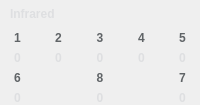
         <widget class="QFrame" name="frameInfrared">
          <property name="sizePolicy">
           <sizepolicy hsizetype="Preferred" vsizetype="Preferred">
            <horstretch>0</horstretch>
            <verstretch>0</verstretch>
           </sizepolicy>
          </property>
          <property name="styleSheet">
           <string notr="true">QWidget#frameInfrared{
border: 2px solid rgb(150, 150, 150);
background-color: rgb(57, 63, 68);
border-radius: 5px;
}</string>
          </property>
          <property name="frameShape">
           <enum>QFrame::NoFrame</enum>
          </property>
          <property name="frameShadow">
           <enum>QFrame::Plain</enum>
          </property>
          <layout class="QGridLayout" name="gridLayout_6">
           <property name="leftMargin">
            <number>0</number>
           </property>
           <property name="topMargin">
            <number>0</number>
           </property>
           <property name="rightMargin">
            <number>0</number>
           </property>
           <property name="bottomMargin">
            <number>0</number>
           </property>
           <item row="1" column="2">
            <widget class="QLabel" name="labelNameIR3">
             <property name="sizePolicy">
              <sizepolicy hsizetype="Preferred" vsizetype="Preferred">
               <horstretch>0</horstretch>
               <verstretch>0</verstretch>
              </sizepolicy>
             </property>
             <property name="styleSheet">
              <string notr="true">font: 13pt &quot;Siemens Sans&quot;;
font-weight: bold;
color: rgb(96, 100, 103);
background: transparent;</string>
             </property>
             <property name="text">
              <string>3</string>
             </property>
             <property name="alignment">
              <set>Qt::AlignCenter</set>
             </property>
            </widget>
           </item>
           <item row="1" column="1">
            <widget class="QLabel" name="labelNameIR2">
             <property name="sizePolicy">
              <sizepolicy hsizetype="Preferred" vsizetype="Preferred">
               <horstretch>0</horstretch>
               <verstretch>0</verstretch>
              </sizepolicy>
             </property>
             <property name="styleSheet">
              <string notr="true">font: 13pt &quot;Siemens Sans&quot;;
font-weight: bold;
color: rgb(96, 100, 103);
background: transparent;</string>
             </property>
             <property name="text">
              <string>2</string>
             </property>
             <property name="alignment">
              <set>Qt::AlignCenter</set>
             </property>
            </widget>
           </item>
           <item row="2" column="1">
            <widget class="QLabel" name="labelValueIR2">
             <property name="styleSheet">
              <string notr="true">font: 13pt &quot;Siemens Sans&quot;;
font-weight: bold;
color: rgb(222, 223, 225);
background-color: transparent;</string>
             </property>
             <property name="text">
              <string>0</string>
             </property>
             <property name="alignment">
              <set>Qt::AlignCenter</set>
             </property>
            </widget>
           </item>
           <item row="3" column="2">
            <widget class="QLabel" name="labelNameIR8">
             <property name="sizePolicy">
              <sizepolicy hsizetype="Preferred" vsizetype="Preferred">
               <horstretch>0</horstretch>
               <verstretch>0</verstretch>
              </sizepolicy>
             </property>
             <property name="styleSheet">
              <string notr="true">font: 13pt &quot;Siemens Sans&quot;;
font-weight: bold;
color: rgb(96, 100, 103);
background-color: transparent;</string>
             </property>
             <property name="text">
              <string>8</string>
             </property>
             <property name="alignment">
              <set>Qt::AlignCenter</set>
             </property>
            </widget>
           </item>
           <item row="4" column="4">
            <widget class="QLabel" name="labelValueIR7">
             <property name="styleSheet">
              <string notr="true">font: 13pt &quot;Siemens Sans&quot;;
font-weight: bold;
color: rgb(222, 223, 225);
background-color: transparent;</string>
             </property>
             <property name="text">
              <string>0</string>
             </property>
             <property name="alignment">
              <set>Qt::AlignCenter</set>
             </property>
            </widget>
           </item>
           <item row="4" column="2">
            <widget class="QLabel" name="labelValueIR8">
             <property name="styleSheet">
              <string notr="true">font: 13pt &quot;Siemens Sans&quot;;
font-weight: bold;
color: rgb(222, 223, 225);
background-color: transparent;</string>
             </property>
             <property name="text">
              <string>0</string>
             </property>
             <property name="alignment">
              <set>Qt::AlignCenter</set>
             </property>
            </widget>
           </item>
           <item row="4" column="0">
            <widget class="QLabel" name="labelValueIR6">
             <property name="styleSheet">
              <string notr="true">font: 13pt &quot;Siemens Sans&quot;;
font-weight: bold;
color: rgb(222, 223, 225);
background-color: transparent;</string>
             </property>
             <property name="text">
              <string>0</string>
             </property>
             <property name="alignment">
              <set>Qt::AlignCenter</set>
             </property>
            </widget>
           </item>
           <item row="2" column="2">
            <widget class="QLabel" name="labelValueIR3">
             <property name="styleSheet">
              <string notr="true">font: 13pt &quot;Siemens Sans&quot;;
font-weight: bold;
color: rgb(222, 223, 225);
background-color: transparent;</string>
             </property>
             <property name="text">
              <string>0</string>
             </property>
             <property name="alignment">
              <set>Qt::AlignCenter</set>
             </property>
            </widget>
           </item>
           <item row="2" column="4">
            <widget class="QLabel" name="labelValueIR5">
             <property name="styleSheet">
              <string notr="true">font: 13pt &quot;Siemens Sans&quot;;
font-weight: bold;
color: rgb(222, 223, 225);
background-color: transparent;</string>
             </property>
             <property name="text">
              <string>0</string>
             </property>
             <property name="alignment">
              <set>Qt::AlignCenter</set>
             </property>
            </widget>
           </item>
           <item row="0" column="0" colspan="5">
            <widget class="QLabel" name="labelInfrared">
             <property name="sizePolicy">
              <sizepolicy hsizetype="Preferred" vsizetype="Preferred">
               <horstretch>0</horstretch>
               <verstretch>0</verstretch>
              </sizepolicy>
             </property>
             <property name="minimumSize">
              <size>
               <width>0</width>
               <height>25</height>
              </size>
             </property>
             <property name="maximumSize">
              <size>
               <width>16777215</width>
               <height>25</height>
              </size>
             </property>
             <property name="styleSheet">
              <string notr="true">font: 13pt &quot;Siemens Sans&quot;;
font-weight: bold;
color: rgb(222, 223, 225);
background-color: transparent;
margin-top: 2px;</string>
             </property>
             <property name="text">
              <string>Infrared</string>
             </property>
             <property name="alignment">
              <set>Qt::AlignLeading|Qt::AlignLeft|Qt::AlignVCenter</set>
             </property>
             <property name="indent">
              <number>10</number>
             </property>
            </widget>
           </item>
           <item row="2" column="0">
            <widget class="QLabel" name="labelValueIR1">
             <property name="styleSheet">
              <string notr="true">font: 13pt &quot;Siemens Sans&quot;;
font-weight: bold;
color: rgb(222, 223, 225);
background-color: transparent;</string>
             </property>
             <property name="text">
              <string>0</string>
             </property>
             <property name="alignment">
              <set>Qt::AlignCenter</set>
             </property>
            </widget>
           </item>
           <item row="1" column="0">
            <widget class="QLabel" name="labelNameIR1">
             <property name="sizePolicy">
              <sizepolicy hsizetype="Preferred" vsizetype="Preferred">
               <horstretch>0</horstretch>
               <verstretch>0</verstretch>
              </sizepolicy>
             </property>
             <property name="styleSheet">
              <string notr="true">font: 13pt &quot;Siemens Sans&quot;;
font-weight: bold;
color: rgb(96, 100, 103);
background: transparent;</string>
             </property>
             <property name="text">
              <string>1</string>
             </property>
             <property name="alignment">
              <set>Qt::AlignCenter</set>
             </property>
            </widget>
           </item>
           <item row="2" column="3">
            <widget class="QLabel" name="labelValueIR4">
             <property name="styleSheet">
              <string notr="true">font: 13pt &quot;Siemens Sans&quot;;
font-weight: bold;
color: rgb(222, 223, 225);
background-color: transparent;</string>
             </property>
             <property name="text">
              <string>0</string>
             </property>
             <property name="alignment">
              <set>Qt::AlignCenter</set>
             </property>
            </widget>
           </item>
           <item row="3" column="4">
            <widget class="QLabel" name="labelNameIR7">
             <property name="sizePolicy">
              <sizepolicy hsizetype="Preferred" vsizetype="Preferred">
               <horstretch>0</horstretch>
               <verstretch>0</verstretch>
              </sizepolicy>
             </property>
             <property name="styleSheet">
              <string notr="true">font: 13pt &quot;Siemens Sans&quot;;
font-weight: bold;
color: rgb(96, 100, 103);
background-color: transparent;</string>
             </property>
             <property name="text">
              <string>7</string>
             </property>
             <property name="alignment">
              <set>Qt::AlignCenter</set>
             </property>
            </widget>
           </item>
           <item row="3" column="0">
            <widget class="QLabel" name="labelNameIR6">
             <property name="sizePolicy">
              <sizepolicy hsizetype="Preferred" vsizetype="Preferred">
               <horstretch>0</horstretch>
               <verstretch>0</verstretch>
              </sizepolicy>
             </property>
             <property name="styleSheet">
              <string notr="true">font: 13pt &quot;Siemens Sans&quot;;
font-weight: bold;
color: rgb(96, 100, 103);
background-color: transparent;</string>
             </property>
             <property name="text">
              <string>6</string>
             </property>
             <property name="alignment">
              <set>Qt::AlignCenter</set>
             </property>
            </widget>
           </item>
           <item row="1" column="3">
            <widget class="QLabel" name="labelNameIR4">
             <property name="sizePolicy">
              <sizepolicy hsizetype="Preferred" vsizetype="Preferred">
               <horstretch>0</horstretch>
               <verstretch>0</verstretch>
              </sizepolicy>
             </property>
             <property name="styleSheet">
              <string notr="true">font: 13pt &quot;Siemens Sans&quot;;
font-weight: bold;
color: rgb(96, 100, 103);
background: transparent;</string>
             </property>
             <property name="text">
              <string>4</string>
             </property>
             <property name="alignment">
              <set>Qt::AlignCenter</set>
             </property>
            </widget>
           </item>
           <item row="1" column="4">
            <widget class="QLabel" name="labelNameIR5">
             <property name="sizePolicy">
              <sizepolicy hsizetype="Preferred" vsizetype="Preferred">
               <horstretch>0</horstretch>
               <verstretch>0</verstretch>
              </sizepolicy>
             </property>
             <property name="styleSheet">
              <string notr="true">font: 13pt &quot;Siemens Sans&quot;;
font-weight: bold;
color: rgb(96, 100, 103);
background-color: transparent;</string>
             </property>
             <property name="text">
              <string>5</string>
             </property>
             <property name="alignment">
              <set>Qt::AlignCenter</set>
             </property>
            </widget>
           </item>
          </layout>
         </widget>
